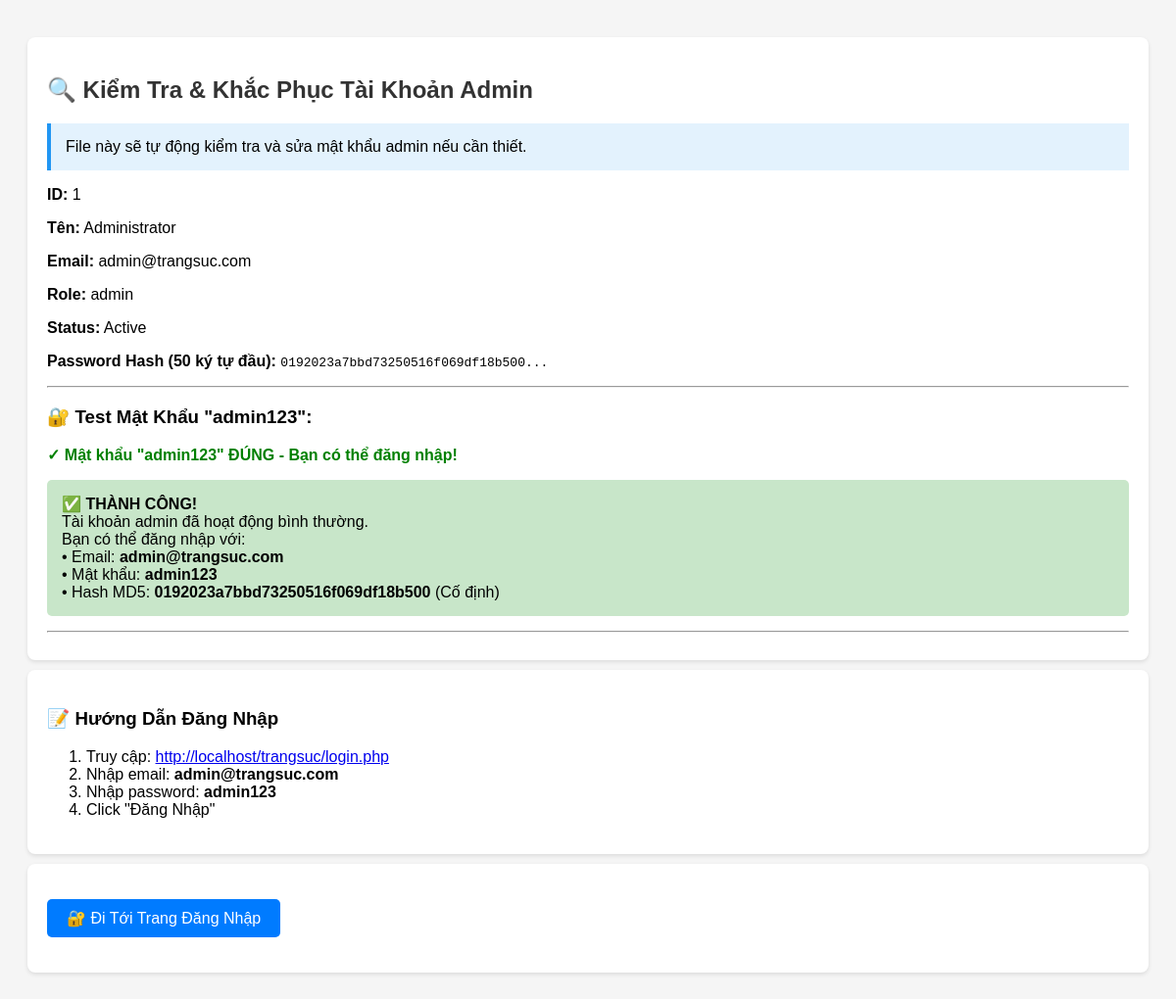
Page /check_admin.php on the committed database.
### tables this page shows
CREATE TABLE `users` (
  `id` int(11) NOT NULL,
  `fullname` varchar(100) NOT NULL,
  `email` varchar(100) NOT NULL,
  `phone` varchar(20) DEFAULT NULL,
  `password` varchar(255) NOT NULL,
  `address` text DEFAULT NULL,
  `role` enum('admin','user') DEFAULT 'user',
  `status` tinyint(1) DEFAULT 1,
  `created_at` timestamp NOT NULL DEFAULT current_timestamp(),
  `updated_at` timestamp NOT NULL DEFAULT current_timestamp() ON UPDATE current_timestamp()
);

### check_admin.php (the view, shortened to what this page needs)
<?php
require_once 'includes/config.php';
echo '<div class="box">';
echo '<h2>🔍 Kiểm Tra & Khắc Phục Tài Khoản Admin</h2>';
echo '<div class="info">File này sẽ tự động kiểm tra và sửa mật khẩu admin nếu cần thiết.</div>';
$sql = "SELECT * FROM users WHERE role = 'admin'";
$result = mysqli_query($conn, $sql);
if (mysqli_num_rows($result) > 0) {
    while ($user = mysqli_fetch_assoc($result)) {
        echo '<p><strong>ID:</strong> ' . $user['id'] . '</p>';
        echo '<p><strong>Tên:</strong> ' . $user['fullname'] . '</p>';
        echo '<p><strong>Email:</strong> ' . $user['email'] . '</p>';
        echo '<p><strong>Role:</strong> ' . $user['role'] . '</p>';
        echo '<p><strong>Status:</strong> ' . ($user['status'] == 1 ? 'Active' : 'Inactive') . '</p>';
        echo '<p><strong>Password Hash (50 ký tự đầu):</strong> <code>' . substr($user['password'], 0, 50) . '...</code></p>';
        echo '<hr>';
        echo '<h3>🔐 Test Mật Khẩu "admin123":</h3>';
        $correct_md5 = '0192023a7bbd73250516f069df18b500';
        $current_hash = $user['password'];
        if ($current_hash === $correct_md5 || md5('admin123') === $current_hash) {
            echo '<p class="success">✓ Mật khẩu "admin123" ĐÚNG - Bạn có thể đăng nhập!</p>';
            echo '<div style="background: #c8e6c9; padding: 15px; border-radius: 5px; margin: 15px 0;">';
            echo '<strong>✅ THÀNH CÔNG!</strong><br>';
            echo 'Tài khoản admin đã hoạt động bình thường.<br>';
            echo 'Bạn có thể đăng nhập với:<br>';
            echo '• Email: <strong>admin@trangsuc.com</strong><br>';
            echo '• Mật khẩu: <strong>admin123</strong><br>';
            echo '• Hash MD5: <strong>0192023a7bbd73250516f069df18b500</strong> (Cố định)';
            echo '</div>';
        }
        echo '<hr>';
    }
}
echo '</div>';
echo '<div class="box">';
echo '<h3>📝 Hướng Dẫn Đăng Nhập</h3>';
echo '<ol>';
echo '<li>Truy cập: <a href="login.php">http://localhost/trangsuc/login.php</a></li>';
echo '<li>Nhập email: <strong>admin@trangsuc.com</strong></li>';
echo '<li>Nhập password: <strong>admin123</strong></li>';
echo '<li>Click "Đăng Nhập"</li>';
echo '</ol>';
echo '</div>';
echo '<div class="box">';
echo '<p><a href="login.php" style="display:inline-block; padding:10px 20px; background:#007bff; color:white; text-decoration:none; border-radius:5px;">🔐 Đi Tới Trang Đăng Nhập</a></p>';
echo '</div>';
?>

### check_admin.php (style rules this page uses)
.box { background: white; padding: 20px; margin: 10px 0; border-radius: 8px; box-shadow: 0 2px 4px rgba(0,0,0,0.1); }
h2 { color: #333; }
.success { color: green; font-weight: bold; }
.info { background: #e3f2fd; padding: 15px; border-left: 4px solid #2196f3; margin: 15px 0; }

### rows in the picture
users: id "1", fullname "Administrator", email "admin@trangsuc.com", role "admin", status "Active", password "0192023a7bbd73250516f069df18b500", shows "✓ Mật khẩu \"admin123\" ĐÚNG - Bạn có thể đăng nhập!"
